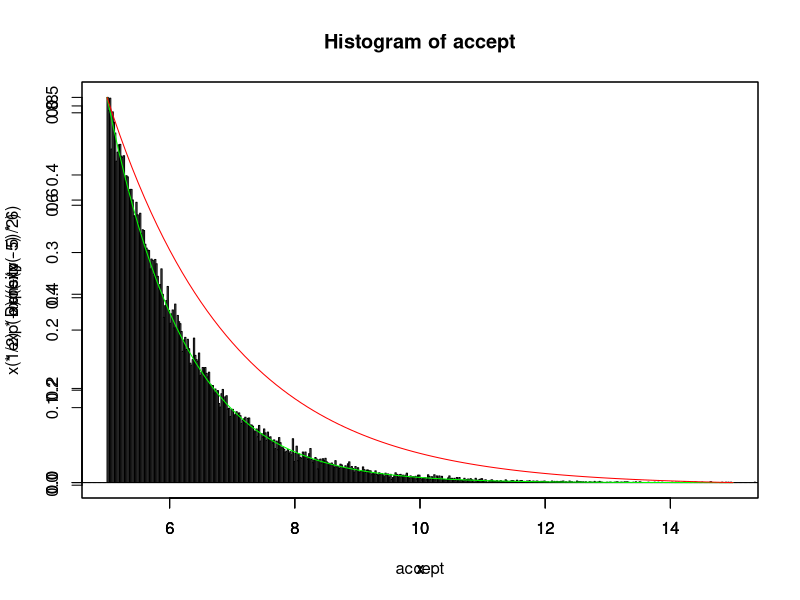

Write the R code that produced this figure.
# Title     : TODO
# Objective : TODO
# Created by: SCDX
# Created on: 2020/9/30


## f(x) = (e*x) / (e-1) , 0 =< x =<1
#hist(log((exp(1)-1)*runif(100000)+1), freq = F, xlim = c(0, 1), ylim=c(0,1.6), breaks = 50)
#par(new = T)
#curve((exp(x) - 1) / (exp(1) - 1), xlim = c(0, 1), ylim=c(0,1.6), col = "red")
#par(new = T)
#curve(exp(x) / (exp(1) - 1), ylim=c(0,1.6), col = "green")


#
u1 = runif(100000)
u2 = runif(100000)
y = (-2) * log(u1) + 5
c = 5 / 3
accept = y[u2 <= (y * exp(-y) / (exp(-5) * 6)) / (c * (1 / 2) * exp(-(y - 5) / 2))]
hist(accept, breaks = seq(0, 100, 0.02), xlim = c(5, 15), freq = F)
par(new = T)
curve(x * exp(-x) / (exp(-5) * 6), xlim = c(5, 15), col = "green")
par(new = T)
curve((1 / 2) * exp(-(x - 5) / 2), xlim = c(5, 15), col = "red")


